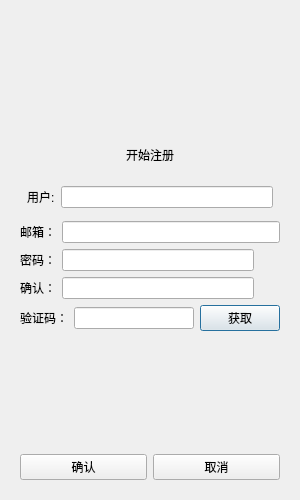
<?xml version="1.0" encoding="UTF-8"?>
<ui version="4.0">
 <class>RegisterDialog</class>
 <widget class="QDialog" name="RegisterDialog">
  <property name="geometry">
   <rect>
    <x>0</x>
    <y>0</y>
    <width>300</width>
    <height>500</height>
   </rect>
  </property>
  <property name="minimumSize">
   <size>
    <width>300</width>
    <height>500</height>
   </size>
  </property>
  <property name="maximumSize">
   <size>
    <width>300</width>
    <height>500</height>
   </size>
  </property>
  <property name="windowTitle">
   <string>Dialog</string>
  </property>
  <layout class="QVBoxLayout" name="verticalLayout_2">
   <item>
    <layout class="QHBoxLayout" name="horizontalLayout">
     <item>
      <widget class="QStackedWidget" name="stackedWidget">
       <property name="currentIndex">
        <number>0</number>
       </property>
       <widget class="QWidget" name="page">
        <layout class="QVBoxLayout" name="verticalLayout">
         <item>
          <spacer name="verticalSpacer_2">
           <property name="orientation">
            <enum>Qt::Orientation::Vertical</enum>
           </property>
           <property name="sizeHint" stdset="0">
            <size>
             <width>20</width>
             <height>40</height>
            </size>
           </property>
          </spacer>
         </item>
         <item>
          <widget class="QWidget" name="widget" native="true">
           <property name="sizePolicy">
            <sizepolicy hsizetype="Preferred" vsizetype="Preferred">
             <horstretch>0</horstretch>
             <verstretch>0</verstretch>
            </sizepolicy>
           </property>
           <property name="font">
            <font>
             <bold>false</bold>
            </font>
           </property>
           <layout class="QHBoxLayout" name="horizontalLayout_8">
            <item>
             <widget class="QLabel" name="err_tip">
              <property name="text">
               <string>开始注册</string>
              </property>
              <property name="alignment">
               <set>Qt::AlignmentFlag::AlignCenter</set>
              </property>
             </widget>
            </item>
           </layout>
          </widget>
         </item>
         <item>
          <layout class="QHBoxLayout" name="horizontalLayout_2">
           <property name="leftMargin">
            <number>7</number>
           </property>
           <property name="topMargin">
            <number>7</number>
           </property>
           <property name="rightMargin">
            <number>7</number>
           </property>
           <property name="bottomMargin">
            <number>7</number>
           </property>
           <item>
            <widget class="QLabel" name="user_label">
             <property name="minimumSize">
              <size>
               <width>0</width>
               <height>20</height>
              </size>
             </property>
             <property name="maximumSize">
              <size>
               <width>16777215</width>
               <height>20</height>
              </size>
             </property>
             <property name="text">
              <string>用户:</string>
             </property>
            </widget>
           </item>
           <item>
            <widget class="QLineEdit" name="user_edit"/>
           </item>
          </layout>
         </item>
         <item>
          <layout class="QHBoxLayout" name="horizontalLayout_3">
           <item>
            <widget class="QLabel" name="email_label">
             <property name="minimumSize">
              <size>
               <width>0</width>
               <height>20</height>
              </size>
             </property>
             <property name="maximumSize">
              <size>
               <width>16777215</width>
               <height>20</height>
              </size>
             </property>
             <property name="text">
              <string>邮箱：</string>
             </property>
            </widget>
           </item>
           <item>
            <widget class="QLineEdit" name="email_edit"/>
           </item>
          </layout>
         </item>
         <item>
          <layout class="QHBoxLayout" name="horizontalLayout_4">
           <item>
            <widget class="QLabel" name="pass_label">
             <property name="minimumSize">
              <size>
               <width>0</width>
               <height>20</height>
              </size>
             </property>
             <property name="maximumSize">
              <size>
               <width>16777215</width>
               <height>20</height>
              </size>
             </property>
             <property name="text">
              <string>密码：</string>
             </property>
            </widget>
           </item>
           <item>
            <widget class="QLineEdit" name="pass_edit"/>
           </item>
           <item>
            <widget class="ClickedLabel" name="pass_visible">
             <property name="minimumSize">
              <size>
               <width>20</width>
               <height>20</height>
              </size>
             </property>
             <property name="maximumSize">
              <size>
               <width>20</width>
               <height>20</height>
              </size>
             </property>
             <property name="text">
              <string/>
             </property>
            </widget>
           </item>
          </layout>
         </item>
         <item>
          <layout class="QHBoxLayout" name="horizontalLayout_5">
           <item>
            <widget class="QLabel" name="con_label">
             <property name="minimumSize">
              <size>
               <width>0</width>
               <height>20</height>
              </size>
             </property>
             <property name="maximumSize">
              <size>
               <width>16777215</width>
               <height>20</height>
              </size>
             </property>
             <property name="text">
              <string>确认：</string>
             </property>
            </widget>
           </item>
           <item>
            <widget class="QLineEdit" name="con_edit"/>
           </item>
           <item>
            <widget class="ClickedLabel" name="con_visible">
             <property name="minimumSize">
              <size>
               <width>20</width>
               <height>20</height>
              </size>
             </property>
             <property name="maximumSize">
              <size>
               <width>20</width>
               <height>20</height>
              </size>
             </property>
             <property name="text">
              <string/>
             </property>
            </widget>
           </item>
          </layout>
         </item>
         <item>
          <layout class="QHBoxLayout" name="horizontalLayout_6">
           <item>
            <widget class="QLabel" name="verify_label">
             <property name="minimumSize">
              <size>
               <width>0</width>
               <height>20</height>
              </size>
             </property>
             <property name="maximumSize">
              <size>
               <width>16777215</width>
               <height>20</height>
              </size>
             </property>
             <property name="text">
              <string>验证码：</string>
             </property>
            </widget>
           </item>
           <item>
            <widget class="QLineEdit" name="verify_edit"/>
           </item>
           <item>
            <widget class="TimeBtn" name="verify_btn">
             <property name="minimumSize">
              <size>
               <width>0</width>
               <height>25</height>
              </size>
             </property>
             <property name="maximumSize">
              <size>
               <width>16777215</width>
               <height>26</height>
              </size>
             </property>
             <property name="text">
              <string>获取</string>
             </property>
            </widget>
           </item>
          </layout>
         </item>
         <item>
          <spacer name="verticalSpacer">
           <property name="orientation">
            <enum>Qt::Orientation::Vertical</enum>
           </property>
           <property name="sizeHint" stdset="0">
            <size>
             <width>20</width>
             <height>40</height>
            </size>
           </property>
          </spacer>
         </item>
         <item>
          <layout class="QHBoxLayout" name="horizontalLayout_7">
           <item>
            <widget class="QPushButton" name="confirm_btn">
             <property name="text">
              <string>确认</string>
             </property>
            </widget>
           </item>
           <item>
            <widget class="QPushButton" name="off_btn">
             <property name="text">
              <string>取消</string>
             </property>
            </widget>
           </item>
          </layout>
         </item>
        </layout>
       </widget>
       <widget class="QWidget" name="page_2">
        <layout class="QVBoxLayout" name="verticalLayout_3">
         <item>
          <spacer name="verticalSpacer_4">
           <property name="orientation">
            <enum>Qt::Orientation::Vertical</enum>
           </property>
           <property name="sizeHint" stdset="0">
            <size>
             <width>20</width>
             <height>40</height>
            </size>
           </property>
          </spacer>
         </item>
         <item>
          <widget class="QLabel" name="tip_lb">
           <property name="text">
            <string>注册成功，5 s后返回登录</string>
           </property>
           <property name="alignment">
            <set>Qt::AlignmentFlag::AlignCenter</set>
           </property>
          </widget>
         </item>
         <item>
          <widget class="QLabel" name="tip_lb_2">
           <property name="text">
            <string>点击按钮快速返回登陆界面</string>
           </property>
           <property name="alignment">
            <set>Qt::AlignmentFlag::AlignCenter</set>
           </property>
          </widget>
         </item>
         <item>
          <spacer name="verticalSpacer_3">
           <property name="orientation">
            <enum>Qt::Orientation::Vertical</enum>
           </property>
           <property name="sizeHint" stdset="0">
            <size>
             <width>20</width>
             <height>40</height>
            </size>
           </property>
          </spacer>
         </item>
         <item>
          <layout class="QHBoxLayout" name="horizontalLayout_9">
           <item>
            <spacer name="horizontalSpacer">
             <property name="orientation">
              <enum>Qt::Orientation::Horizontal</enum>
             </property>
             <property name="sizeHint" stdset="0">
              <size>
               <width>40</width>
               <height>20</height>
              </size>
             </property>
            </spacer>
           </item>
           <item>
            <widget class="QPushButton" name="return_btn">
             <property name="text">
              <string>返回登录</string>
             </property>
            </widget>
           </item>
           <item>
            <spacer name="horizontalSpacer_2">
             <property name="orientation">
              <enum>Qt::Orientation::Horizontal</enum>
             </property>
             <property name="sizeHint" stdset="0">
              <size>
               <width>40</width>
               <height>20</height>
              </size>
             </property>
            </spacer>
           </item>
          </layout>
         </item>
         <item>
          <spacer name="verticalSpacer_5">
           <property name="orientation">
            <enum>Qt::Orientation::Vertical</enum>
           </property>
           <property name="sizeHint" stdset="0">
            <size>
             <width>20</width>
             <height>40</height>
            </size>
           </property>
          </spacer>
         </item>
        </layout>
       </widget>
      </widget>
     </item>
    </layout>
   </item>
  </layout>
 </widget>
 <customwidgets>
  <customwidget>
   <class>TimeBtn</class>
   <extends>QPushButton</extends>
   <header location="global">timebtn.h</header>
  </customwidget>
  <customwidget>
   <class>ClickedLabel</class>
   <extends>QLabel</extends>
   <header location="global">clickedlabel.h</header>
  </customwidget>
 </customwidgets>
 <resources/>
 <connections/>
</ui>
